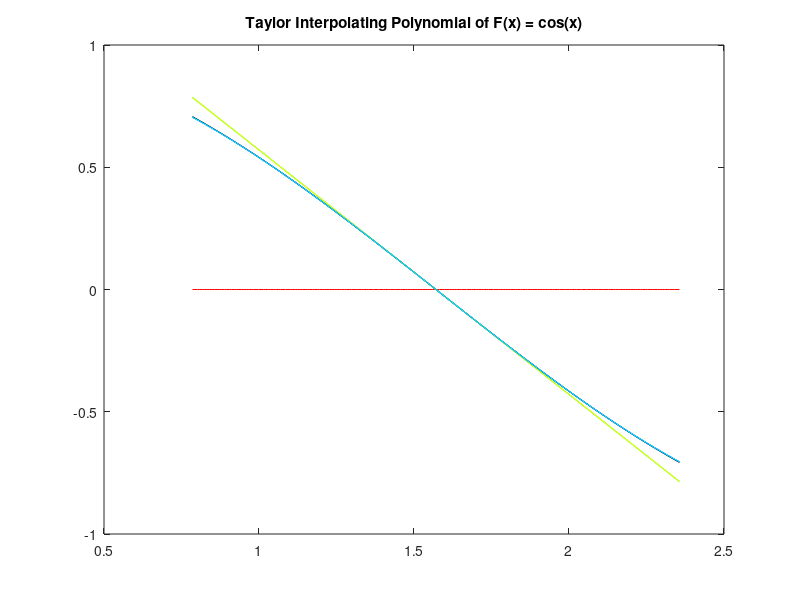

This figure's MATLAB source:
% 
% Interpolating Polynomial for f(x) = cos(x) 
%

clear all; 

a = pi/4;
b = 3*pi/4;
c = pi/2;

n = 200; 
x = linspace(a,b,n);

y0 = zeros(n,1); 
y1 = zeros(n,1); 
y2 = zeros(n,1); 
y3 = zeros(n,1); 
y4 = zeros(n,1);

y = cos(x); 

for i=1:n
    y(i) = cos(x(i));
end

plot(x,y,'black'); 

hold on;

for i=1:n
    y0(i) = 0;
end

% y0 = 0.0; 
y1 = 0 - x + c; 
y2 = 0 - x + c + 0; 
y3 = 0 - x + c + 0 + (x - c).^3/6; 
y4 = 0 - x + c + 0 + (x - c).^3/6 + 0;

plot(x,y0,'r-'); 
plot(x,y1,'g-'); 
plot(x,y2,'y-');
plot(x,y3,'b-');
plot(x,y4,'c-');

title('Taylor Interpolating Polynomial of F(x) = cos(x)'); 